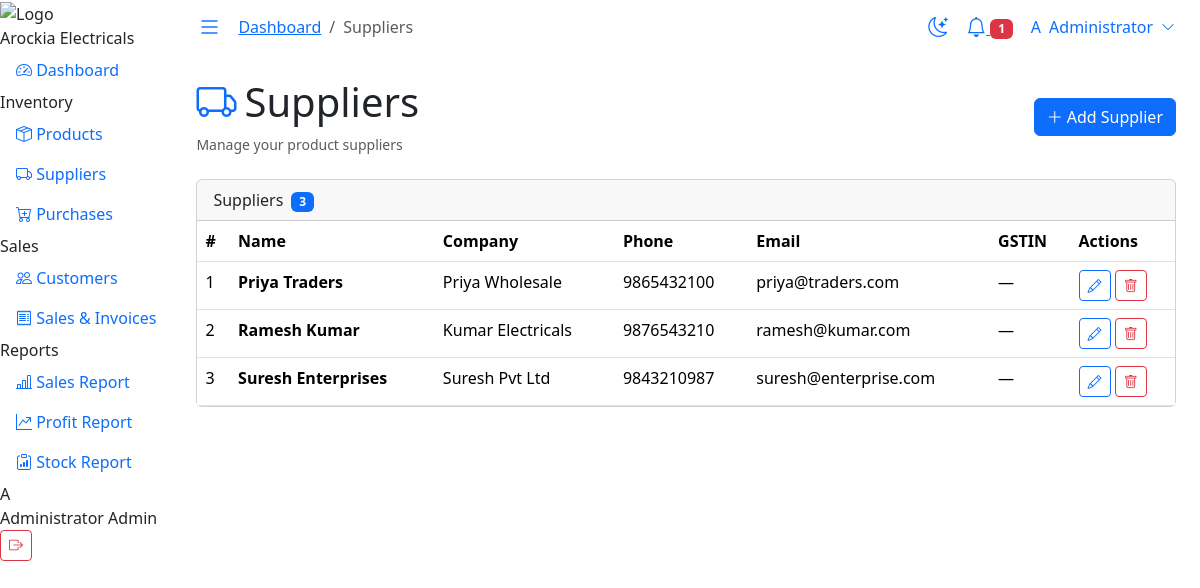
Screenshot of /suppliers/index.php (signed in) with the database file from the repository.
### tables this page shows
CREATE TABLE `suppliers` (
  `id` INT(11) NOT NULL AUTO_INCREMENT,
  `name` VARCHAR(150) NOT NULL,
  `company` VARCHAR(200) DEFAULT NULL,
  `phone` VARCHAR(20) DEFAULT NULL,
  `email` VARCHAR(150) DEFAULT NULL,
  `address` TEXT DEFAULT NULL,
  `gstin` VARCHAR(20) DEFAULT NULL,
  `status` TINYINT(1) DEFAULT 1,
  `created_at` TIMESTAMP DEFAULT CURRENT_TIMESTAMP,
  PRIMARY KEY (`id`)
);

### includes/functions.php (called while the page is built, shortened)
<?php
function sanitize(string $data): string {
    return htmlspecialchars(strip_tags(trim($data)), ENT_QUOTES, 'UTF-8');
}

### suppliers/index.php (the view, shortened to what this page needs)
<?php
require_once __DIR__ . '/../includes/functions.php';
$db = getDB();
$stmt = $db->query("SELECT * FROM suppliers WHERE status = 1 ORDER BY name");
$suppliers = $stmt->fetchAll();
include __DIR__ . '/../includes/header.php';
?>
<div class="d-flex justify-content-between align-items-center mb-4">
    <div>
        <h1 class="page-title"><i class="bi bi-truck me-2 text-primary"></i>Suppliers</h1>
        <p class="text-muted mb-0 small">Manage your product suppliers</p>
    </div>
    <button class="btn btn-primary" data-bs-toggle="modal" data-bs-target="#supplierModal" onclick="openAddModal()">
        <i class="bi bi-plus-lg me-1"></i>Add Supplier
    </button>
</div>
<div class="card">
    <div class="card-header">Suppliers <span class="badge bg-primary ms-1"><?= count($suppliers) ?></span></div>
    <div class="card-body p-0">
        <div class="table-responsive">
            <table class="table table-hover mb-0" id="suppliersTable">
                <thead>
                    <tr><th>#</th><th>Name</th><th>Company</th><th>Phone</th><th>Email</th><th>GSTIN</th><th>Actions</th></tr>
                </thead>
                <tbody>
                    <?php foreach ($suppliers as $i => $s): ?>
                    <tr id="row-supplier-<?= $s['id'] ?>">
                        <td><?= $i + 1 ?></td>
                        <td><strong><?= sanitize($s['name']) ?></strong></td>
                        <td><?= sanitize($s['company'] ?? '—') ?></td>
                        <td><?= sanitize($s['phone'] ?? '—') ?></td>
                        <td><?= sanitize($s['email'] ?? '—') ?></td>
                        <td><?= sanitize($s['gstin'] ?? '—') ?></td>
                        <td>
                            <button onclick="openEditModal(<?= htmlspecialchars(json_encode($s)) ?>)" class="btn btn-sm btn-outline-primary"><i class="bi bi-pencil"></i></button>
                            <button onclick="ajaxDelete('<?= APP_URL ?>/suppliers/ajax.php', <?= $s['id'] ?>, '#row-supplier-<?= $s['id'] ?>')" class="btn btn-sm btn-outline-danger"><i class="bi bi-trash"></i></button>
                        </td>
                    </tr>
                    <?php endforeach; ?>
                </tbody>
            </table>
        </div>
    </div>
</div>
<?php
include __DIR__ . '/../includes/footer.php';
?>

### rows the page displays
suppliers: name "Priya Traders", company "Priya Wholesale", phone "9865432100", email "priya@traders.com", gstin "—"
suppliers: name "Ramesh Kumar", company "Kumar Electricals", phone "9876543210", email "ramesh@kumar.com", gstin "—"
suppliers: name "Suresh Enterprises", company "Suresh Pvt Ltd", phone "9843210987", email "suresh@enterprise.com", gstin "—"

### other values shown
substr($_SESSION['user_name'] ?? 'A', 0, 1) "A"
$_SESSION['user_name'] "Administrator"
$_SESSION['user_role'] "Admin"
$label "Dashboard"
$label "Suppliers"
count($lowStock) "1"
count($suppliers) "3"
